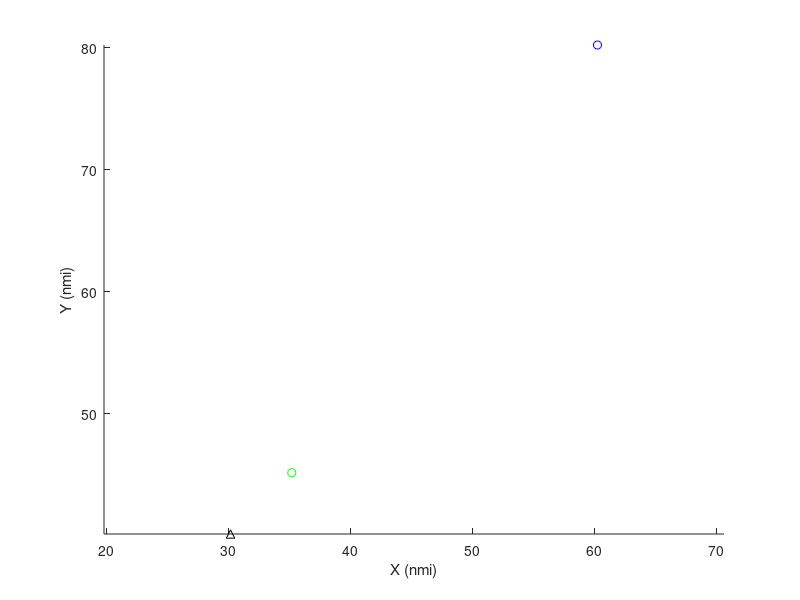

Write the MATLAB code that produced this figure.
% Set number of frames to animate
num_frames = 200;

% Set length of every frame in seconds
frametime = 0.02;

% Set number of TCAS-equipped aircraft
num_units = 3;

% Initialize position arrays to zero
pos = zeros(num_units, num_frames, 3);

% Set initial coordinates
pos(1, 1, :) = [30 40 14000];
pos(2, 1, :) = [35 45 13500];
pos(3, 1, :) = [60 80 10500]; 

% Calculate factor for converting nmi/hr to nmi/frame
factor = (1/60/60)*frametime;

% Set velocities of aircraft
vel = zeros(num_units, 3);
vel(1, :) = [136, 124, 1]*factor;
vel(2, :) = [150, 178, 1]*factor;
vel(3, :) = [191, 110, 1]*factor;

% Calculate position
for i = 2:num_frames
    for j = 1:num_units
        pos(j, i, :) = pos(j, i-1, :)+vel(j);
    end
end

% Create the figure and initialize the plots
figure;
axis equal; % Ensure proper scaling for circles and ellipses
xlabel('X (nmi)'); ylabel('Y (nmi)');

% Plot the first frame
h = zeros(1, num_units);
hold on
h(1) = plot(pos(1, 1, 1), pos(1, 1, 2), '^', 'Color', [0,0,0]); 
h(2) = plot(pos(2, 1, 1), pos(2, 1, 2), 'go'); 
h(3) = plot(pos(3, 1, 1), pos(3, 1, 2), 'bo'); 
hold off

% Animate the points
for i = 1:num_frames
    % Update each point's position
    for j = 1:num_units
        set(h(j), 'XData', pos(j, i, 1), 'YData', pos(j, i, 2));
    end
    drawnow; % Force MATLAB to redraw
    pause(frametime); % Control the speed of the animation
end
